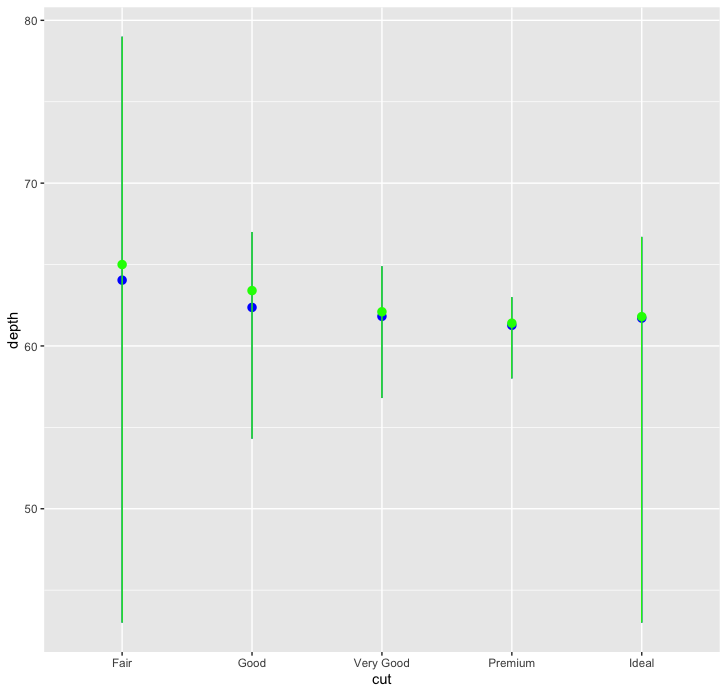

The R source for this figure:
library("ggplot2")

# checking the different columns of the data set
colnames(diamonds)

ggplot(data=diamonds) +
  # Layer 1
  stat_summary(
    mapping = aes(x=cut, y=depth),
    fun.min = min,
    fun.max = max,
    fun = mean,
    color="BLUE"
  ) +
  # Layer 2
  stat_summary(
    mapping = aes(x=cut, y=depth),
    fun.min = min,
    fun.max = max,
    fun = median,
    color="GREEN"
  )
